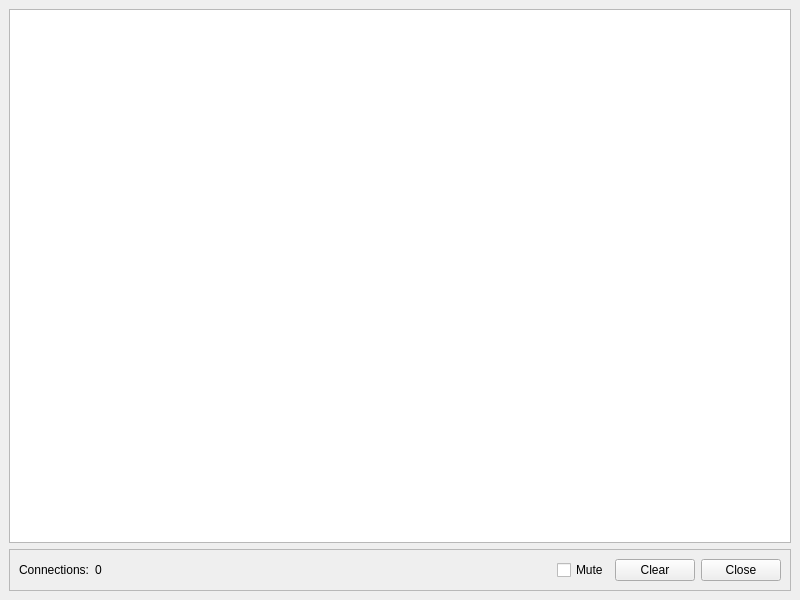
<?xml version="1.0" encoding="UTF-8"?>
<ui version="4.0">
 <class>MainWindow</class>
 <widget class="QMainWindow" name="MainWindow">
  <property name="geometry">
   <rect>
    <x>0</x>
    <y>0</y>
    <width>800</width>
    <height>600</height>
   </rect>
  </property>
  <property name="windowTitle">
   <string>MainWindow</string>
  </property>
  <widget class="QWidget" name="centralwidget">
   <layout class="QVBoxLayout" name="verticalLayout">
    <item>
     <widget class="QPlainTextEdit" name="textEdit">
      <property name="font">
       <font>
        <family>Lucida Sans Typewriter</family>
       </font>
      </property>
      <property name="focusPolicy">
       <enum>Qt::ClickFocus</enum>
      </property>
      <property name="readOnly">
       <bool>true</bool>
      </property>
     </widget>
    </item>
    <item>
     <widget class="QFrame" name="frame">
      <property name="frameShape">
       <enum>QFrame::StyledPanel</enum>
      </property>
      <property name="frameShadow">
       <enum>QFrame::Raised</enum>
      </property>
      <layout class="QHBoxLayout" name="horizontalLayout">
       <item>
        <widget class="QLabel" name="label">
         <property name="text">
          <string>Connections:</string>
         </property>
        </widget>
       </item>
       <item>
        <widget class="QLabel" name="connectionsLbl">
         <property name="text">
          <string>0</string>
         </property>
        </widget>
       </item>
       <item>
        <spacer name="horizontalSpacer">
         <property name="orientation">
          <enum>Qt::Horizontal</enum>
         </property>
         <property name="sizeHint" stdset="0">
          <size>
           <width>331</width>
           <height>20</height>
          </size>
         </property>
        </spacer>
       </item>
       <item>
        <widget class="QCheckBox" name="muteCB">
         <property name="text">
          <string>Mute</string>
         </property>
        </widget>
       </item>
       <item>
        <widget class="QPushButton" name="clearBtn">
         <property name="text">
          <string>Clear</string>
         </property>
        </widget>
       </item>
       <item>
        <widget class="QPushButton" name="closeBtn">
         <property name="text">
          <string>Close</string>
         </property>
        </widget>
       </item>
      </layout>
     </widget>
    </item>
   </layout>
  </widget>
  <widget class="QMenuBar" name="menubar">
   <property name="geometry">
    <rect>
     <x>0</x>
     <y>0</y>
     <width>800</width>
     <height>22</height>
    </rect>
   </property>
  </widget>
 </widget>
 <tabstops>
  <tabstop>clearBtn</tabstop>
  <tabstop>closeBtn</tabstop>
 </tabstops>
 <resources/>
 <connections/>
</ui>
